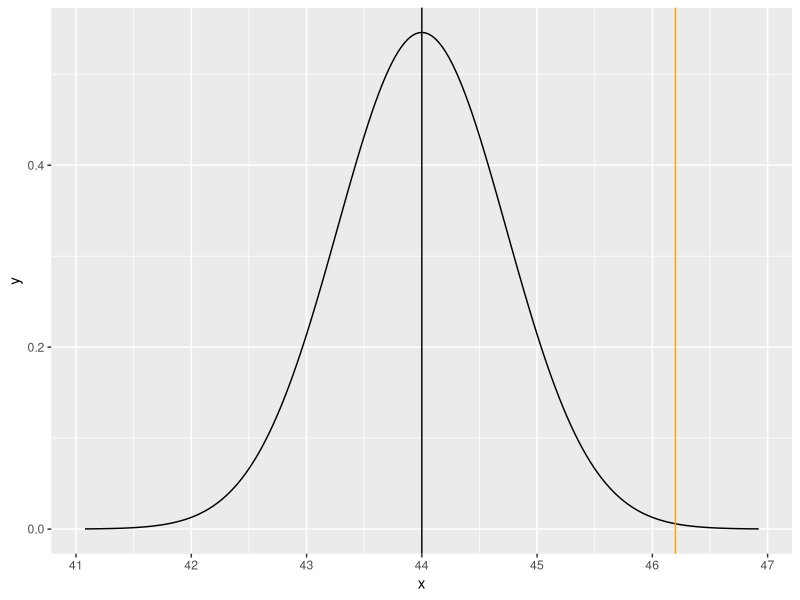
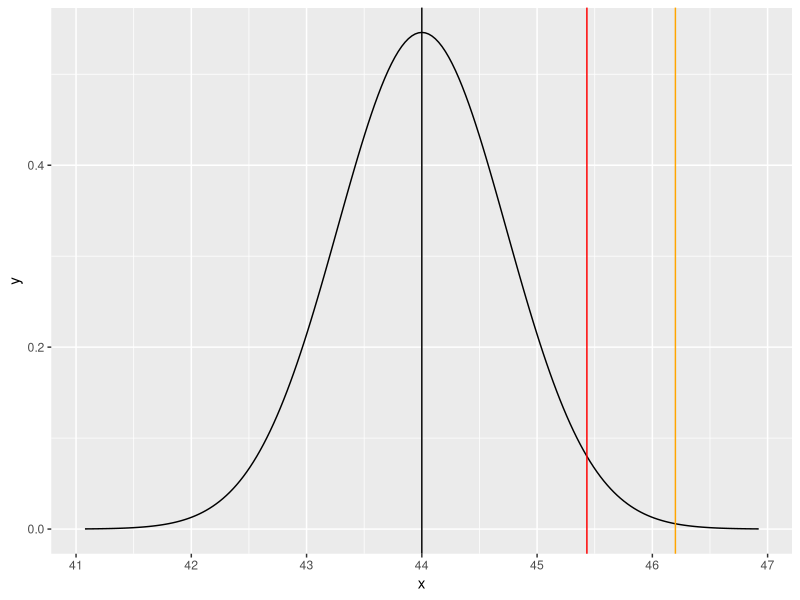

Source code (R) for these figures, in order:
## ---- chunk 1
knitr::opts_chunk$set(echo = TRUE)
library(ggplot2)
## ---- chunk 2
m <- 44     # Population mean
s <- 6.2    # Standard deviation population
a <- 0.025  # Significance level

n <- 72     # Sample size
sm <- 46.2  # Sample mean
## ---- chunk 3
sn <- s/sqrt(n)
ggplot(data = data.frame(x = c(m-4*sn, m+4*sn)), mapping = aes(x)) +
  stat_function(fun = dnorm, n = 201, args = list(mean = m, sd = sn)) +
  geom_vline(xintercept = m) +
  geom_vline(xintercept = sm, color = "orange")
## ---- chunk 4
g <- m + qnorm(1-a) * s/sqrt(n)
g

sn <- s/sqrt(n)
ggplot(data = data.frame(x = c(m-4*sn, m+4*sn)), mapping = aes(x)) +
  stat_function(fun = dnorm, n = 201, args = list(mean = m, sd = sn)) +
  geom_vline(xintercept = m) +
  geom_vline(xintercept = sm, color = "orange") +
  geom_vline(xintercept = g, color = "red")
## ---- chunk 5
p <- 1-pnorm(sm, m, s/sqrt(n))
p
